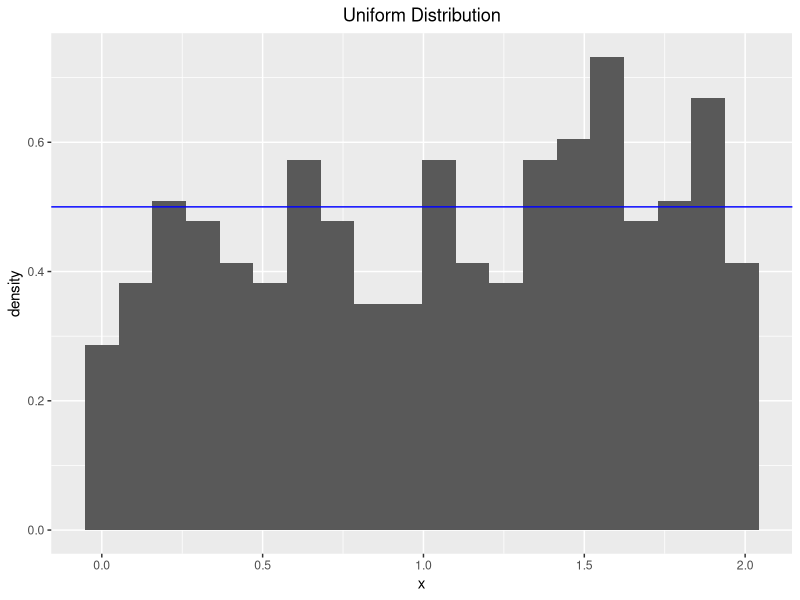
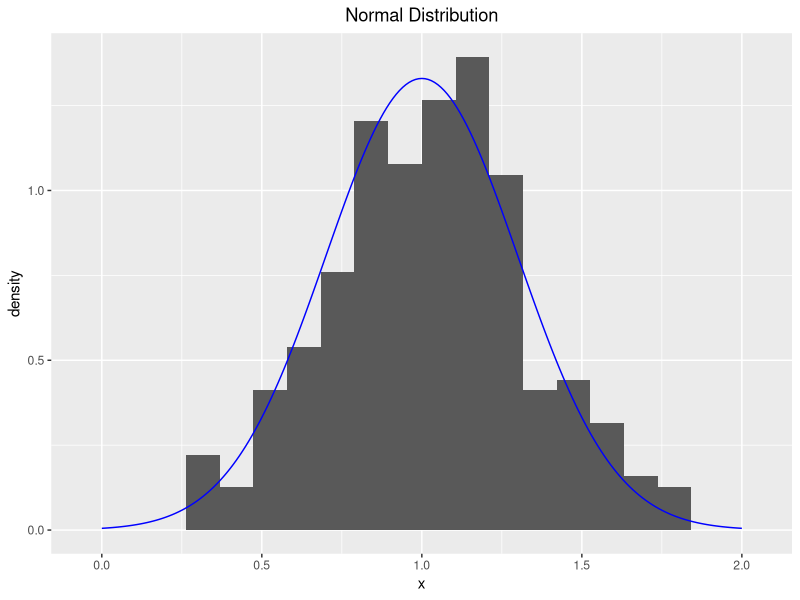
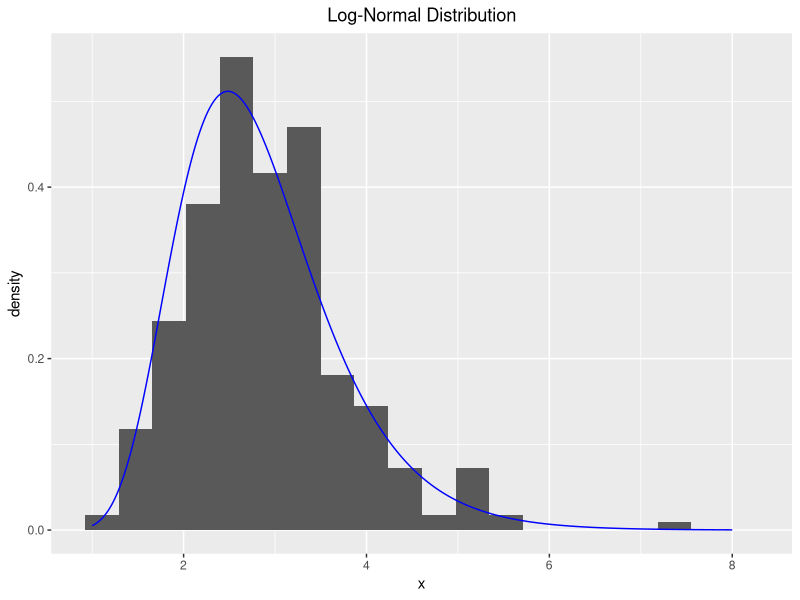
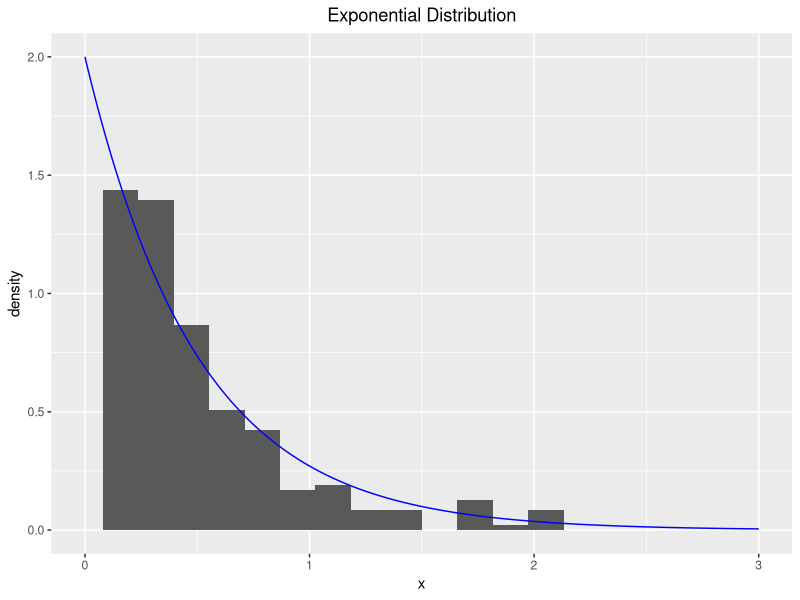
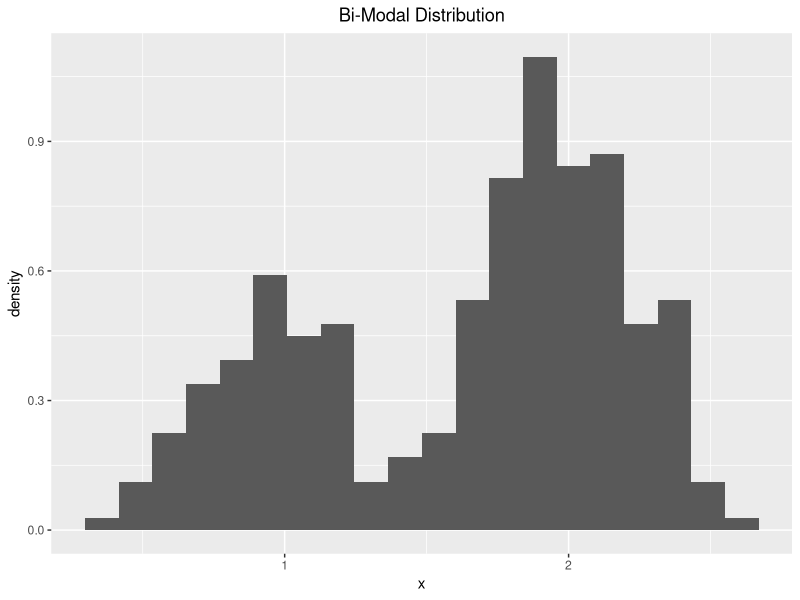

Recreate these plots in R, in order. (Note: this script raises an error after producing the figures.)
library(tidyverse)

set.seed(12345)
x <- runif(300, min=0, max=2)

# uniform distribution
ggplot() + 
  geom_histogram(mapping = aes(x=x, y=..density..), bins=20) + 
  ggtitle("Uniform Distribution") +
  theme(plot.title = element_text(hjust = 0.5)) +
  xlab("x") +
  geom_abline(mapping = aes(intercept = 0.5, slope=0), col="blue")


# normal distribution
set.seed(12345)
x.norm <- rnorm(300, mean=1, sd=0.3)

x.ticks <- seq(0,2,by=0.01)

ggplot() + 
  geom_histogram(mapping = aes(x=x.norm, y=..density..), bins=20) + 
  ggtitle("Normal Distribution") +
  theme(plot.title = element_text(hjust = 0.5)) +
  xlab("x") +
  geom_line(aes(x=x.ticks, y=dnorm(x.ticks, mean=1, sd=0.3)), colour="blue")


# log-normal
x.lognorm <- rlnorm(300, meanlog=1, sdlog=0.3)
x.ticks <- seq(1,8,by=0.01)

ggplot() + 
  geom_histogram(mapping = aes(x=x.lognorm, y=..density..), bins=20) + 
  ggtitle("Log-Normal Distribution") +
  xlab("x") +
  theme(plot.title = element_text(hjust = 0.5)) + 
  geom_line(aes(x=x.ticks, y=dlnorm(x.ticks, meanlog=1, sdlog=0.3)), colour="blue")

# exponential
x.exp <- rexp(300, rate=2)
x.ticks <- seq(0,3,by=0.01)

ggplot() + 
  geom_histogram(mapping = aes(x=x.exp, y=..density..), bins=20) + 
  xlim(0,3) + 
  ggtitle("Exponential Distribution") +
  xlab("x") +
  theme(plot.title = element_text(hjust = 0.5)) + 
  geom_line(aes(x=x.ticks, y=dexp(x.ticks, rate=2)), colour="blue")


# Bi-Modal
x.norm.1 <- rnorm(100, mean=1,sd=0.25)
x.norm.2 <- rnorm(200, mean=2,sd=0.25)
x.bimodal <- c(x.norm.1, x.norm.2)

x.ticks <- seq(0,3,by=0.01)

ggplot() + 
  geom_histogram(mapping = aes(x=x.bimodal, y=..density..), bins=20) + 
  ggtitle("Bi-Modal Distribution") +
  theme(plot.title = element_text(hjust = 0.5)) +
  xlab("x")
+
  geom_line(aes(x=x.ticks, y=dnorm(x.ticks, mean=1, sd=0.3)), colour="blue")



library(MASS)
data(geyser)


